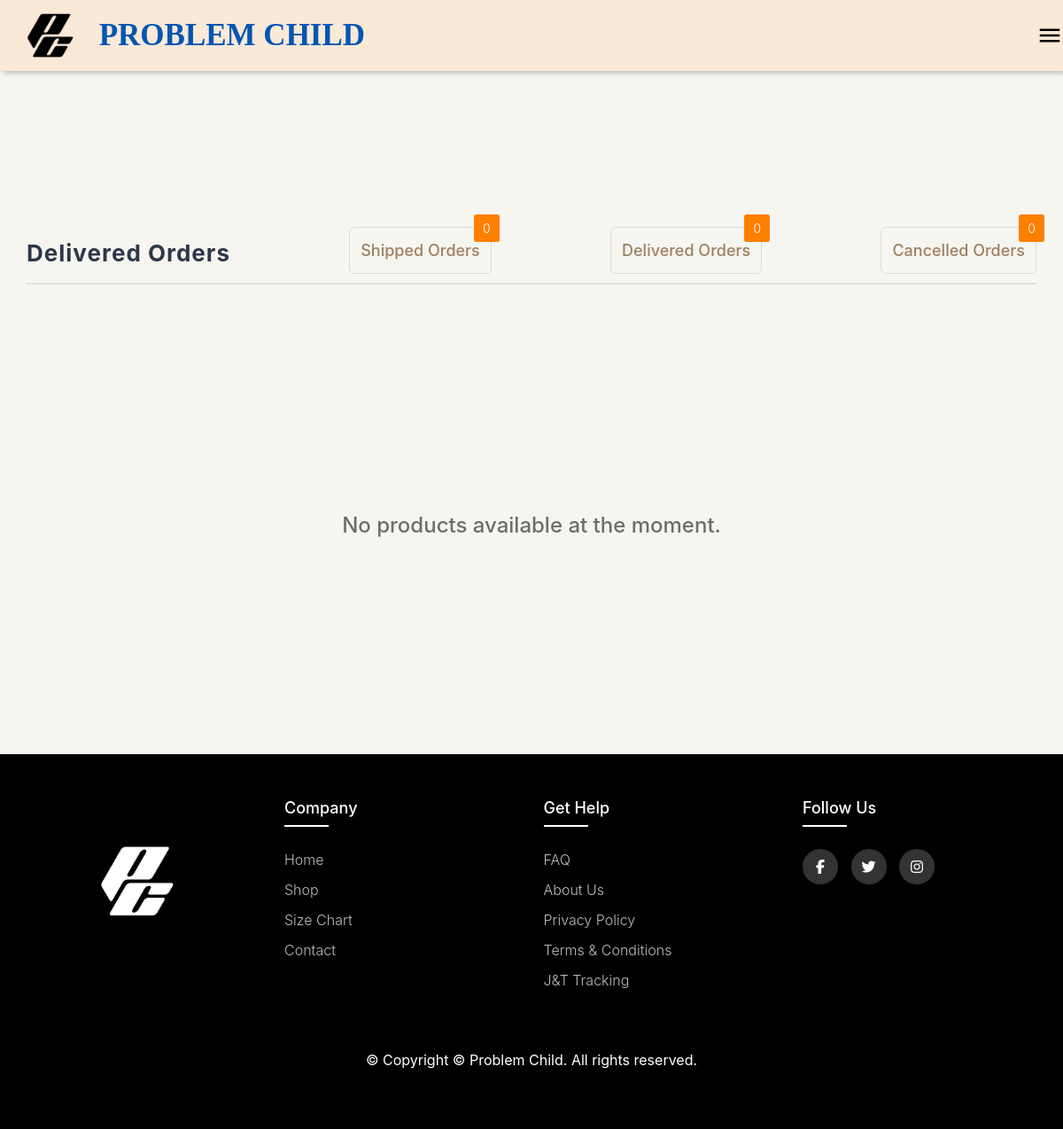
Page /components/pendingOrders.php?status_id=4 (signed in) on the earlier database version.
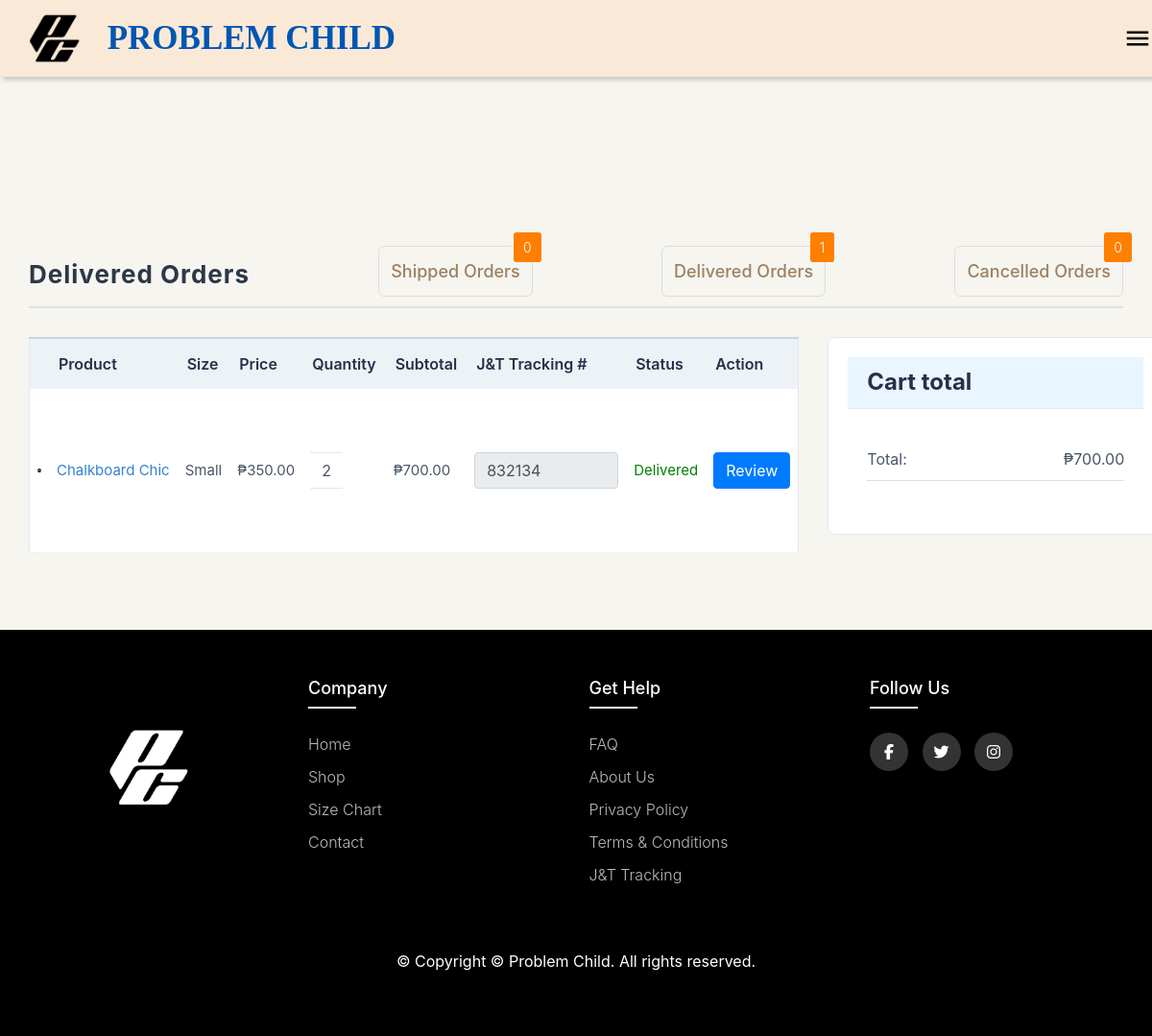
Same page on the later database version.
### tables this page shows
CREATE TABLE `cart` (
  `cart_id` int(11) NOT NULL,
  `user_id` int(11) NOT NULL,
  `variation_id` int(11) NOT NULL,
  `quantity` int(11) NOT NULL,
  `price` int(11) NOT NULL,
  `checkbox` int(11) NOT NULL DEFAULT 0,
  `status_id` int(11) NOT NULL DEFAULT 0
);

CREATE TABLE `product` (
  `product_id` int(11) NOT NULL,
  `product_name` varchar(200) NOT NULL,
  `product_desc` text NOT NULL,
  `product_image` varchar(255) NOT NULL,
  `price` int(11) NOT NULL,
  `category_id` int(11) NOT NULL,
  `uploaded_date` date NOT NULL DEFAULT current_timestamp(),
  `availability` int(11) DEFAULT 1
);

CREATE TABLE `sizes` (
  `size_id` int(11) NOT NULL,
  `size_name` varchar(100) NOT NULL
);

CREATE TABLE `tbl_tracking_number` (
  `tracking_id` int(11) NOT NULL,
  `tracking_number` varchar(50) NOT NULL,
  `order_id` int(11) NOT NULL
);

CREATE TABLE `tbl_order_status` (
  `status_id` int(11) NOT NULL,
  `status_name` varchar(255) NOT NULL
);

### components/pendingOrders.php (the view, shortened to what the changed rows need)
<?php
include("../functions/userfunctions.php");
?>
<!DOCTYPE html>
<html lang="en">
<head>
    <link rel="stylesheet" href="https://cdnjs.cloudflare.com/ajax/libs/font-awesome/6.4.2/css/all.min.css">
    <link rel="stylesheet" href="https://cdn.jsdelivr.net/npm/bootstrap@4.0.0/dist/css/bootstrap.min.css">
    <link rel="stylesheet" href="../styles/cart.css">
</head>
<div class="center">
    <div class="h1-div">
        <h1>
            <?php
            $default_status_ids = [1, 2];
            $status_id = isset($_GET['status_id']) ? [(int)$_GET['status_id']] : $default_status_ids;
            $statusName = [
                1 => "Pending Orders",
                2 => "Processing Orders",
                3 => "Shipped Orders",
                4 => "Delivered Orders",
                5 => "Cancelled Orders",
            ];
            echo $statusName[$status_id[0]];
            ?>
        </h1>
            <?php
                $queryCount3 = "SELECT COUNT(*) as count FROM cart WHERE user_id = ? AND status_id = 3";
                $stmtCount3 = mysqli_prepare($conn, $queryCount3);
                mysqli_stmt_bind_param($stmtCount3, 'i', $_SESSION['user_id']);
                mysqli_stmt_execute($stmtCount3);
                $resultCount3 = mysqli_stmt_get_result($stmtCount3);
            ?>
        <div class="count-con">
            <a href="./pendingOrders.php?status_id=4">Delivered Orders</a>
            <?php
                $queryCount4 = "SELECT COUNT(*) as count FROM cart WHERE user_id = ? AND status_id = 4";
                $stmtCount4 = mysqli_prepare($conn, $queryCount4);
                mysqli_stmt_bind_param($stmtCount4, 'i', $_SESSION['user_id']);
                mysqli_stmt_execute($stmtCount4);
                $resultCount4 = mysqli_stmt_get_result($stmtCount4);
                $dataCount4 = $resultCount4->fetch_assoc();
            ?>
            <span class="count"><?php echo $dataCount4['count']; ?></span>
        </div>
    </div>
</div>
<?php
    $placeholders = implode(',', array_fill(0, count($status_id), '?'));
    $query = "SELECT c.cart_id, p.product_id, s.size_id, p.product_name, p.price,
                     p.product_image, c.quantity, s.size_name, c.checkbox, ts.status_name, c.variation_id
              FROM cart c
              JOIN product_size_variation v ON c.variation_id = v.variation_id
              JOIN product p ON v.product_id = p.product_id
              JOIN sizes s ON v.size_id = s.size_id
              JOIN tbl_order_status ts ON c.status_id = ts.status_id
              WHERE c.user_id = ? AND c.status_id IN ($placeholders)
              ORDER BY c.cart_id DESC";
            $stmt = mysqli_prepare($conn, $query);
            $types = str_repeat('i', count($status_id) + 1);
            $params = array_merge([$_SESSION['user_id']], $status_id);
            mysqli_stmt_bind_param($stmt, $types, ...$params);
            mysqli_stmt_execute($stmt);
            $result = mysqli_stmt_get_result($stmt);
            if ($result->num_rows > 0) {
        ?>
    <main>
        <div class="center">
            <div class="div">
                <div class="left-con">
                    <div class="cart-con">
                        <table class="styled-table">
                            <thead>
                                <tr>
                                    <th></th>
                                    <th>Product</th>
                                    <th>Size</th>
                                    <th>Price</th>
                                    <th>Quantity</th>
                                    <th>Subtotal</th>
                                    <?php
                                        if($status_id[0] == 3 || $status_id[0] == 4){
                                            echo "<th>J&T Tracking #</th>";
                                        }
                                    ?>
                                    <th>Status</th>
                                    <?php
                                        if ($status_id[0] == 4) {
                                    ?>
                                    <th>Action</th>
                                    <?php } ?>
                                </tr>
                            </thead>
                            <tbody>
                                <?php
                                $total = 0;
                                while ($data = $result->fetch_assoc()) {
                                    $subtotal = round($data["quantity"] * $data["price"], 2);
                                    $total += $subtotal;
                                ?>
                                <tr>
                                    <td>
                                        <div class="img-con">
                                        <img src="../admin_panel/<?php echo $data['product_image']; ?>" alt="">
                                        </div>
                                    </td>
                                    <td><?php echo $data["product_name"]; ?></td>
                                    <td>
                                        <?php
                                            $sizeNames = [
                                                1 => "Small",
                                                2 => "Medium",
                                                3 => "Large",
                                                4 => "Extra Large",
                                            ];
                                            echo $sizeNames[$data["size_id"]];
                                        ?>
                                     </td>
                                    <td>₱<?php echo number_format($data["price"], 2); ?></td>
                                    <td>
                                        <div class="qnty-td">
                                            <div class="qnty-js"><?php echo $data["quantity"]; ?></div>
                                        </div>
                                    </td>
                                    <td class="total-price-js">₱<span class="subtotal-js"><?php echo number_format($subtotal, 2); ?></span></td>
                                    <?php
                                        if($status_id[0] == 3 || $status_id[0] == 4){
                                            $queryGetTrackingNumber = "SELECT tt.tracking_number FROM tbl_tracking_number tt INNER JOIN tbl_orders o ON tt.order_id = o.order_id WHERE o.cart_id = ?";
                                            $stmtGetTrackingNumber = mysqli_prepare($conn, $queryGetTrackingNumber);
                                            mysqli_stmt_bind_param($stmtGetTrackingNumber, 'i', $data['cart_id']);
                                            mysqli_stmt_execute($stmtGetTrackingNumber);
                                            $resultGetTrackingNumber = mysqli_stmt_get_result($stmtGetTrackingNumber);
                                            $dataGetTrackingNumber = $resultGetTrackingNumber->fetch_assoc();
                                    ?>
                                    <td>
                                        <input type="text" style="width: 150px;" class="form-control tracking-number-js" value="<?php echo $dataGetTrackingNumber['tracking_number'] ?? ''; ?>" disabled>
                                    </td>
                                    <?php } ?>
                                    <?php
                                        $statusColor = [
                                            "Pending" => "orange",
                                            "Processing" => "blue",
                                            "Shipped" => "purple",
                                            "Delivered" => "green",
                                            "Cancelled" => "red",
                                        ];
                                        $statusName = $data["status_name"];
                                        $color = $statusColor[$statusName] ?? "black";
                                    ?>
                                    <td style="color: <?php echo $color; ?>">
                                        <?php echo $statusName; ?>
                                    </td>
                                    <?php
                                        if ($status_id[0] == 4) {
                                    ?>
                                    <td>
                                        <button class="btn btn-primary"
                                        data-toggle="modal" data-target="#exampleModal<?php echo $data["cart_id"] ?>" data-whatever="@mdo">
                                            Review
                                        </button>
                                     </td>
                                    <?php } ?>
                                </tr>
                                <?php } ?>
                            </tbody>
                        </table>
                    </div>
                </div>
                <div class="right-con">
                    <div class="total-con">
                        <h1>Cart total</h1>
                        <div class="price-div">
                            <div class="text">
                                <div>Total:</div>
                                <div class="text-total">₱<?php echo number_format($total, 2); ?></div>
                            </div>
                        </div>
                    </div>
                </div>
            </div>
        </div>
    </main>
    <?php
    } else {
    ?>
        <div class="no-products-message">
            <p>No products available at the moment.</p>
        </div>
    <?php } ?>
</body>
</html>

Differences in the rows shown:
now on this page (row edited): cart: product.product_image (picture), product.product_name "Chalkboard Chic", sizes.size_id "Small", product.price "350.00", quantity "2", quantity.price "700.00", tracking_number "832134", status.status_name "Delivered"
Other differences:
$dataCount4['count']: "0" → "1"
$total: (not shown) → "700.00"
text no longer shown: "No products available at the moment."
text now shown: "Product Size Price Quantity Subtotal J&T Tracking # Status Action Cart total Total: ₱"
